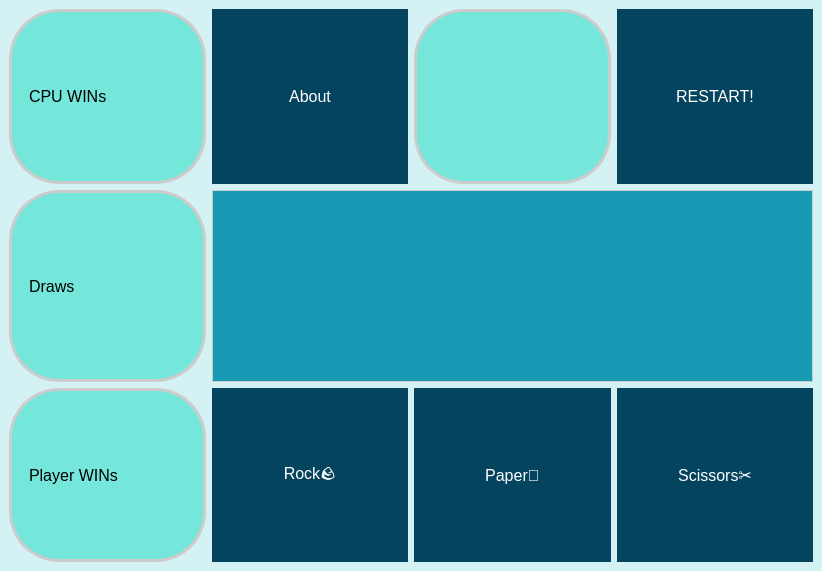
<?xml version="1.0" encoding="UTF-8"?>
<ui version="4.0">
 <class>MainWindow</class>
 <widget class="QMainWindow" name="MainWindow">
  <property name="geometry">
   <rect>
    <x>0</x>
    <y>0</y>
    <width>822</width>
    <height>571</height>
   </rect>
  </property>
  <property name="sizePolicy">
   <sizepolicy hsizetype="Minimum" vsizetype="Minimum">
    <horstretch>0</horstretch>
    <verstretch>0</verstretch>
   </sizepolicy>
  </property>
  <property name="font">
   <font>
    <pointsize>16</pointsize>
   </font>
  </property>
  <property name="windowTitle">
   <string>MainWindow</string>
  </property>
  <property name="styleSheet">
   <string notr="true">QWidget {
    background-color: #d4f1f4;
}

QLineEdit {
    background-color: #75e6da;
	border-radius: 50px;
    border: 3px solid #ccc;
    padding: 15px;
	font-size: 16px;
}

QPushButton {
    background-color: #05445e;
    color: white;
    border: none;
    padding: 10px 15px;
	font-size: 16px;
}

QPushButton:hover {
    background-color: #0000ff;
}

QTextEdit {
    background-color: #189ab4;
    border: 1px solid #ccc;
    padding: 5px;
	font-size: 16px;
}</string>
  </property>
  <widget class="QWidget" name="centralwidget">
   <layout class="QGridLayout" name="gridLayout">
    <item row="4" column="0">
     <widget class="QLineEdit" name="player_status">
      <property name="sizePolicy">
       <sizepolicy hsizetype="Minimum" vsizetype="Minimum">
        <horstretch>0</horstretch>
        <verstretch>0</verstretch>
       </sizepolicy>
      </property>
      <property name="text">
       <string>Player WINs</string>
      </property>
      <property name="readOnly">
       <bool>true</bool>
      </property>
     </widget>
    </item>
    <item row="4" column="1">
     <widget class="QPushButton" name="rock">
      <property name="sizePolicy">
       <sizepolicy hsizetype="Minimum" vsizetype="Minimum">
        <horstretch>0</horstretch>
        <verstretch>0</verstretch>
       </sizepolicy>
      </property>
      <property name="font">
       <font>
        <pointsize>-1</pointsize>
       </font>
      </property>
      <property name="text">
       <string>Rock🪨</string>
      </property>
     </widget>
    </item>
    <item row="2" column="0">
     <widget class="QLineEdit" name="draw">
      <property name="sizePolicy">
       <sizepolicy hsizetype="Minimum" vsizetype="Minimum">
        <horstretch>0</horstretch>
        <verstretch>0</verstretch>
       </sizepolicy>
      </property>
      <property name="text">
       <string>Draws</string>
      </property>
      <property name="readOnly">
       <bool>true</bool>
      </property>
     </widget>
    </item>
    <item row="4" column="2">
     <widget class="QPushButton" name="paper">
      <property name="sizePolicy">
       <sizepolicy hsizetype="Minimum" vsizetype="Minimum">
        <horstretch>0</horstretch>
        <verstretch>0</verstretch>
       </sizepolicy>
      </property>
      <property name="font">
       <font>
        <pointsize>-1</pointsize>
       </font>
      </property>
      <property name="text">
       <string>Paper📄</string>
      </property>
     </widget>
    </item>
    <item row="4" column="3">
     <widget class="QPushButton" name="scissors">
      <property name="sizePolicy">
       <sizepolicy hsizetype="Minimum" vsizetype="Minimum">
        <horstretch>0</horstretch>
        <verstretch>0</verstretch>
       </sizepolicy>
      </property>
      <property name="font">
       <font>
        <pointsize>-1</pointsize>
       </font>
      </property>
      <property name="text">
       <string>Scissors✂️</string>
      </property>
     </widget>
    </item>
    <item row="0" column="0">
     <widget class="QLineEdit" name="cpu_status">
      <property name="sizePolicy">
       <sizepolicy hsizetype="Minimum" vsizetype="Minimum">
        <horstretch>0</horstretch>
        <verstretch>0</verstretch>
       </sizepolicy>
      </property>
      <property name="text">
       <string>CPU WINs</string>
      </property>
      <property name="readOnly">
       <bool>true</bool>
      </property>
     </widget>
    </item>
    <item row="0" column="3">
     <widget class="QPushButton" name="restart">
      <property name="sizePolicy">
       <sizepolicy hsizetype="Minimum" vsizetype="Minimum">
        <horstretch>0</horstretch>
        <verstretch>0</verstretch>
       </sizepolicy>
      </property>
      <property name="font">
       <font>
        <pointsize>-1</pointsize>
       </font>
      </property>
      <property name="text">
       <string>RESTART!</string>
      </property>
     </widget>
    </item>
    <item row="2" column="1" colspan="3">
     <widget class="QTextEdit" name="result">
      <property name="sizePolicy">
       <sizepolicy hsizetype="Minimum" vsizetype="Minimum">
        <horstretch>0</horstretch>
        <verstretch>0</verstretch>
       </sizepolicy>
      </property>
      <property name="readOnly">
       <bool>true</bool>
      </property>
     </widget>
    </item>
    <item row="0" column="2">
     <widget class="QLineEdit" name="cpu_choice">
      <property name="sizePolicy">
       <sizepolicy hsizetype="Minimum" vsizetype="Minimum">
        <horstretch>0</horstretch>
        <verstretch>0</verstretch>
       </sizepolicy>
      </property>
      <property name="font">
       <font>
        <pointsize>-1</pointsize>
       </font>
      </property>
      <property name="readOnly">
       <bool>true</bool>
      </property>
     </widget>
    </item>
    <item row="0" column="1">
     <widget class="QPushButton" name="about">
      <property name="sizePolicy">
       <sizepolicy hsizetype="Minimum" vsizetype="Minimum">
        <horstretch>0</horstretch>
        <verstretch>0</verstretch>
       </sizepolicy>
      </property>
      <property name="font">
       <font>
        <pointsize>-1</pointsize>
       </font>
      </property>
      <property name="text">
       <string>About</string>
      </property>
     </widget>
    </item>
   </layout>
  </widget>
 </widget>
 <resources/>
 <connections/>
</ui>
